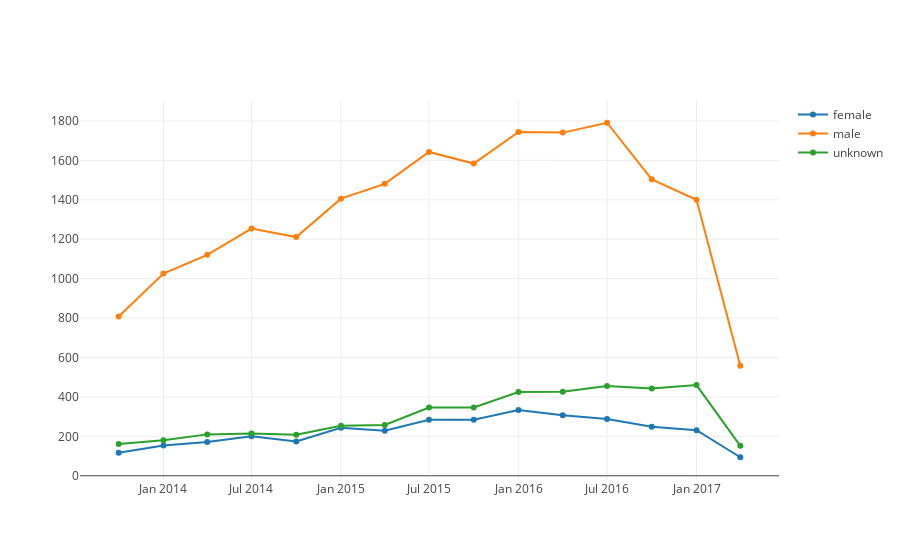

The code cell stored with this chart in its notebook:
### Markdown cell above
## Population of people submitting changesets
### Evolution of submitters over time by gender
  * Count people submitting (id, uuid)

### Code cell
METRIC_NAME = "submitters"
METRIC_FIELD = "uuid"
df = query_metric_over_time(INDEX, METRIC_NAME, METRIC_FIELD, [filter_date_4y, filter_changeset_submission])
draw_evolutionary_chart("key_as_string", METRIC_NAME)
